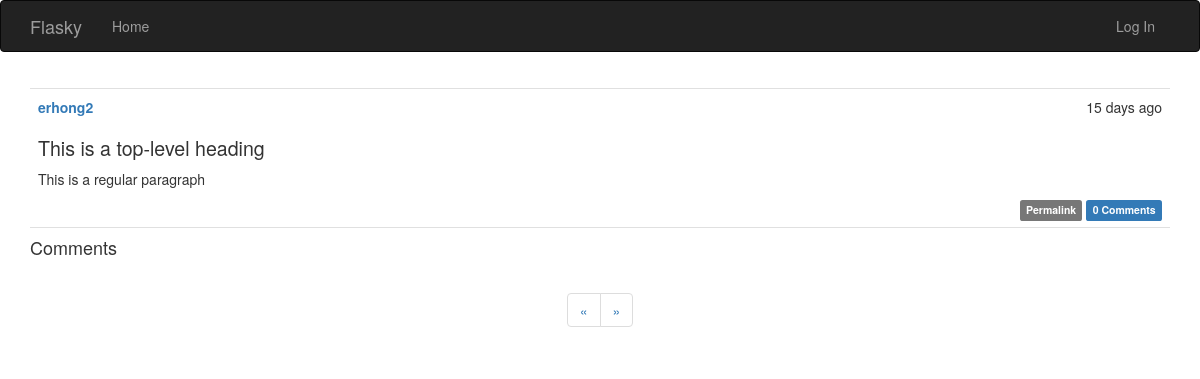
Before: /post/103 with the older database file.
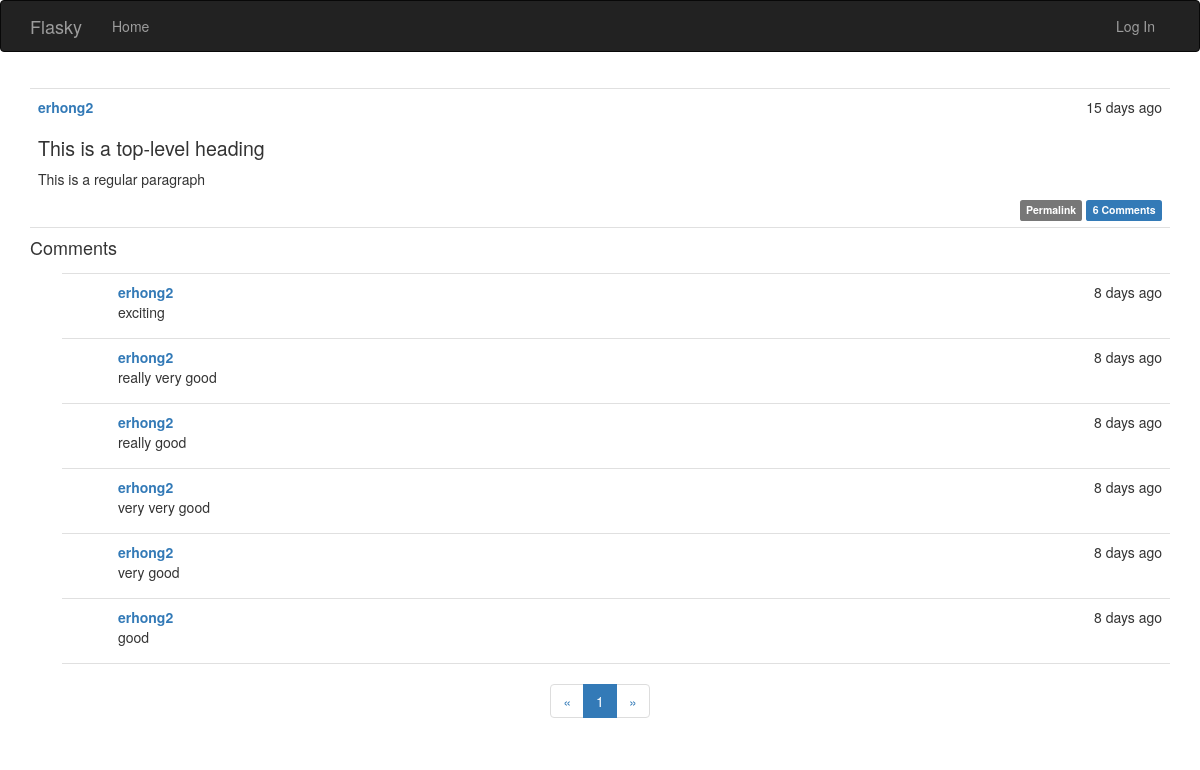
After: the same page with the newer database file.
### app/models.py (models this page shows, shortened)
class Post(db.Model):
    __tablename__ = 'posts'
    id = db.Column(db.Integer, primary_key=True)
    body = db.Column(db.Text)
    timestamp = db.Column(db.DateTime, index=True, default=datetime.utcnow)
    author_id = db.Column(db.Integer, db.ForeignKey('users.id'))
    body_html = db.Column(db.Text)
    comments = db.relationship('Comment', backref='post', lazy='dynamic')

class User(UserMixin, db.Model):
    __tablename__ = 'users'
    id = db.Column(db.Integer, primary_key=True)
    email = db.Column(db.String(64), unique=True, index=True)
    username = db.Column(db.String(32), unique=True, index=True)
    password_hash = db.Column(db.String(128))
    confirmed = db.Column(db.Boolean, default=False)
    name = db.Column(db.String(64))
    location = db.Column(db.String(64))
    about_me = db.Column(db.Text())
    member_since = db.Column(db.DateTime(), default=datetime.utcnow)
    last_seen = db.Column(db.DateTime(), default=datetime.utcnow)
    role_id = db.Column(db.Integer, db.ForeignKey('roles.id'))
    posts = db.relationship('Post', backref='author', lazy='dynamic')
    followed = db.relationship('Follow',
                                foreign_keys=[Follow.follower_id],
                                backref=db.backref('follower', lazy='joined'),
                                lazy='dynamic',
                                cascade='all, delete-orphan')
    followers = db.relationship('Follow',
                                foreign_keys=[Follow.followed_id],
                                backref=db.backref('followed', lazy='joined'),
                                lazy='dynamic',
                                cascade='all, delete-orphan')
    comments = db.relationship('Comment', backref='author', lazy='dynamic')
    @property
    def password(self):
        raise AttributeError('password is not a readable attribute')

class Comment(db.Model):
    __tablename__= 'comments'
    id = db.Column(db.Integer, primary_key=True)
    body = db.Column(db.Text)
    body_html = db.Column(db.Text)
    timestamp = db.Column(db.DateTime, index=True, default=datetime.utcnow)
    disabled = db.Column(db.Boolean)
    author_id = db.Column(db.Integer, db.ForeignKey('users.id'))
    post_id = db.Column(db.Integer, db.ForeignKey('posts.id'))

### app/main/views.py (the view, shortened to what this page needs)
@main.route('/post/<int:id>', methods=['GET', 'POST'])
def post(id):
    post = Post.query.get_or_404(id)
    form = CommentForm()
    page = request.args.get('page', 1, type=int)
    if page == -1:
        page = (post.comments.count() - 1) / \
                current_app.config['FLASKY_COMMENTS_PER_PAGE'] + 1
    pagination = post.comments.order_by(Comment.timestamp.desc()).paginate(
                page, per_page=current_app.config['FLASKY_COMMENTS_PER_PAGE'],
                error_out=False)
    comments = pagination.items
    return render_template('post.html', posts=[post], form=form,
                        comments=comments, pagination=pagination)

### app/auth/views.py (called while the page is built)
@auth.before_app_request
def before_request():
    if current_user.is_authenticated:
        current_user.ping()
        if not current_user.confirmed \
            and request.endpoint \
            and request.endpoint[:5] != 'auth.' \
            and request.endpoint != 'static':
                return redirect(url_for('auth.unconfirmed'))

### app/main/__init__.py (called while the page is built)
@main.app_context_processor
def inject_permissions():
    return dict(Permission=Permission)

### app/models.py (called while the page is built)
    def can(self, permissions):
        return False

### app/templates/post.html (shortened to what this page needs)
{% extends "base.html" %}
{% import "bootstrap/wtf.html" as wtf %}
{% import "_macros.html" as macros %}
{% block page_content %}
{% include "_posts.html" %}
<div>
    <h4 id="comments">Comments</h4>
    {% include "_comments.html" %}
    {% if pagination %}
    <div class="pagination">
        {{ macros.pagination_widget(pagination, '.post', fragment='#comments', id=posts[0].id) }}
    </div>
    {% endif %}
</div>
{% endblock %}

### app/templates/base.html (shortened to what this page needs)
{% extends "bootstrap/base.html" %}
{% block head %}
{{ super() }}
<link rel="stylesheet" href="{{ url_for('static', filename='styles.css') }}" type="text/css">
{% endblock %}
{% block navbar %}
<div class="navbar navbar-inverse" role="navigation">
    <div class="container">
        <div class="navbar-header">
            <a class="navbar-brand" href="{{ url_for('main.index') }}">Flasky</a>
        </div>
        <div class="navbar-collapse collapse">
            <ul class="nav navbar-nav">
                <li><a href="{{ url_for('main.index') }}">Home</a></li>
            </ul>
            <ul class="nav navbar-nav navbar-right">
                {% if current_user.is_authenticated %}
                <li class="dropdown">
                    <a class="dropdown-toggle" data-toggle="dropdown" href="#">Account <b class="caret"></b></a>
                    <ul class="dropdown-menu">
                        {% if current_user.can(Permission.MODERATE_COMMENTS) %}
                            <li><a href="{{ url_for('main.moderate') }}">Moderate Comments</a></li>
                        {% endif %}
                        <li><a href="{{ url_for('auth.change_password') }}">Change Password</a></li>
                        <li><a href="{{ url_for('auth.change_email_request') }}">Change Email</a></li>
                        <li><a href="{{ url_for('auth.logout') }}">Log Out</a></li>
                    </ul>
                </li>
                {% else %}
                <li><a href="{{ url_for('auth.login') }}">Log In</a></li>
                {% endif %}
            </ul>
        </div>
    </div>
</div>
{% endblock %}
{% block content %}
<div class="container">
    {% block page_content %}{% endblock %}
</div>
{% endblock %}

### app/templates/_macros.html
{% macro pagination_widget(pagination, endpoint) %}
<ul class="pagination">
    <li{% if not pagination.has_prev %} class="disalbed"{% endif %}>
        <a href="{%if pagination.has_prev%}{{ url_for(endpoint,
            page=pagination.page - 1, **kwargs) }}{% else %}#{% endif %}">
            &laquo;
        </a>
    </li>
    {% for page in pagination.iter_pages() %}
        {% if page %}
            {% if page == pagination.page %}
                <li class="active">
                    <a href="{{ url_for(endpoint, page=page, **kwargs) }}">{{ page }}</a>
                </li>
            {% else %}
                <li>
                    <a href="{{ url_for(endpoint, page=page, **kwargs) }}">{{ page }}</a>
                </li>
            {% endif %}
        {% else %}
            <li class="disabled"><a href="#">&hellip;</li>
        {% endif %}
    {% endfor %}
    <li{% if not pagination.has_next %} class="disalbed"{% endif %}>
        <a href="{%if pagination.has_next%}{{ url_for(endpoint,
            page=pagination.page + 1, **kwargs) }}{% else %}#{% endif %}">
            &raquo;
        </a>
    </li>
</ul>
{% endmacro %}

### app/templates/_posts.html (shortened to what this page needs)
<ul class="posts">
    {% for post in posts %}
    <li class="post">
        <div class="post-date">{{ moment(post.timestamp).fromNow() }}</div>
        <div class="post-author">
            <a href="{{ url_for('main.user', username=post.author.username) }}">
            {{ post.author.username }}
            </a>
        </div>
            <div class="post-body">
            {% if post.body_html %}
                {{ post.body_html | safe }}
            {% else %}
                {{ post.body }}
            {% endif %}
            </div>
            <div class="post-footer">
                <a href="{{ url_for('main.post', id=post.id) }}">
                    <span class="label label-default">Permalink</span>
                </a>
                <a href="{{ url_for('main.post', id=post.id) }}#comments">
                    <span class="label label-primary">
                        {{ post.comments.count() }} Comments
                    </span>
                </a>
            </div>
    </li>
    {% endfor %}
</ul>

### app/templates/_comments.html (shortened to what this page needs)
<ul class="comments">
    {% for comment in comments %}
    <li class="comment">
        <div class="comment-content">
            <div class="comment-date">{{ moment(comment.timestamp).fromNow() }}</div>
            <div class="comment-author">
                <a href="{{ url_for('main.user', username=comment.author.username) }}">
                {{ comment.author.username }}
                </a>
            </div>
            <div class="comment-body">
                {% if moderate or not comment.disabled %}
                    {% if comment.body_html %}
                        {{ comment.body_html | safe }}
                    {% else %}
                        {{ comment.body }}
                    {% endif %}
                {% endif %}
            </div>
        </div>
    </li>
    {% endfor %}
</ul>

### app/static/styles.css (style rules this page uses)
ul.posts { list-style-type: none; padding: 0px; margin: 16px 0px 0px 0px; border-top: 1px solid #e0e0e0; }
ul.posts li.post { padding: 8px; border-bottom: 1px solid #e0e0e0; }
div.post-date { float: right; }
div.post-author { font-weight: bold; }
div.post-footer { text-align: right; }
ul.comments { list-style-type: none; padding: 0px; margin: 16px 0px 0px 0px; }
ul.comments li.comment { margin-left: 32px; padding: 8px; border-bottom: 1px solid #e0e0e0; }
ul.comments li.comment:nth-child(1) { border-top: 1px solid #e0e0e0; }
div.comment-date { float: right; }
div.comment-author { font-weight: bold; }
div.comment-content { margin-left: 48px; min-height: 48px; }
div.pagination { width: 100%; text-align: center; padding: 0px; margin: 0px; }
.post-body h1 { font-size: 140%; }

Changed rows visible on the page:
computed for Post "This is a top-level heading This is a regular paragraph": comments.count "0" → "6"
added Comment: timestamp "8 days ago", author.username "erhong2", body_html "exciting"
added Comment: timestamp "8 days ago", author.username "erhong2", body_html "really very good"
added Comment: timestamp "8 days ago", author.username "erhong2", body_html "really good"
added Comment: timestamp "8 days ago", author.username "erhong2", body_html "very very good"
added Comment: timestamp "8 days ago", author.username "erhong2", body_html "very good"
added Comment: timestamp "8 days ago", author.username "erhong2", body_html "good"
Other visible differences:
new list line: "1"
